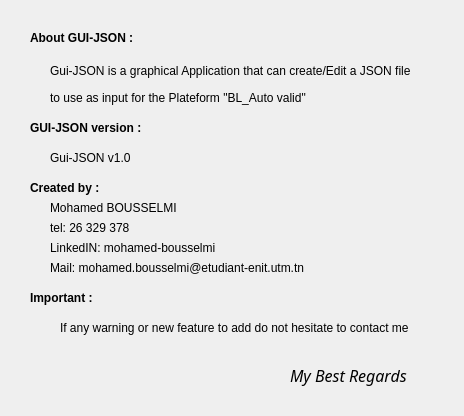
<?xml version="1.0" encoding="UTF-8"?>
<ui version="4.0">
 <class>About</class>
 <widget class="QDialog" name="About">
  <property name="geometry">
   <rect>
    <x>0</x>
    <y>0</y>
    <width>464</width>
    <height>416</height>
   </rect>
  </property>
  <property name="windowTitle">
   <string>Dialog</string>
  </property>
  <widget class="QLabel" name="label">
   <property name="geometry">
    <rect>
     <x>30</x>
     <y>30</y>
     <width>121</width>
     <height>16</height>
    </rect>
   </property>
   <property name="font">
    <font>
     <weight>75</weight>
     <bold>true</bold>
    </font>
   </property>
   <property name="text">
    <string>About GUI-JSON :</string>
   </property>
  </widget>
  <widget class="QLabel" name="label_2">
   <property name="geometry">
    <rect>
     <x>50</x>
     <y>60</y>
     <width>391</width>
     <height>21</height>
    </rect>
   </property>
   <property name="text">
    <string>Gui-JSON is a graphical Application that can create/Edit a JSON file </string>
   </property>
  </widget>
  <widget class="QLabel" name="label_3">
   <property name="geometry">
    <rect>
     <x>50</x>
     <y>90</y>
     <width>321</width>
     <height>16</height>
    </rect>
   </property>
   <property name="text">
    <string>to use as input for the Plateform &quot;BL_Auto valid&quot;</string>
   </property>
  </widget>
  <widget class="QLabel" name="label_4">
   <property name="geometry">
    <rect>
     <x>30</x>
     <y>120</y>
     <width>121</width>
     <height>16</height>
    </rect>
   </property>
   <property name="font">
    <font>
     <weight>75</weight>
     <bold>true</bold>
    </font>
   </property>
   <property name="text">
    <string>GUI-JSON version :</string>
   </property>
  </widget>
  <widget class="QLabel" name="label_5">
   <property name="geometry">
    <rect>
     <x>50</x>
     <y>150</y>
     <width>111</width>
     <height>16</height>
    </rect>
   </property>
   <property name="text">
    <string>Gui-JSON v1.0</string>
   </property>
  </widget>
  <widget class="QLabel" name="label_6">
   <property name="geometry">
    <rect>
     <x>30</x>
     <y>180</y>
     <width>121</width>
     <height>16</height>
    </rect>
   </property>
   <property name="font">
    <font>
     <weight>75</weight>
     <bold>true</bold>
    </font>
   </property>
   <property name="text">
    <string>Created by :</string>
   </property>
  </widget>
  <widget class="QLabel" name="label_7">
   <property name="geometry">
    <rect>
     <x>50</x>
     <y>200</y>
     <width>171</width>
     <height>16</height>
    </rect>
   </property>
   <property name="text">
    <string>Mohamed BOUSSELMI</string>
   </property>
  </widget>
  <widget class="QLabel" name="label_8">
   <property name="geometry">
    <rect>
     <x>50</x>
     <y>220</y>
     <width>151</width>
     <height>16</height>
    </rect>
   </property>
   <property name="text">
    <string>tel: 26 329 378</string>
   </property>
  </widget>
  <widget class="QLabel" name="label_9">
   <property name="geometry">
    <rect>
     <x>50</x>
     <y>240</y>
     <width>391</width>
     <height>16</height>
    </rect>
   </property>
   <property name="text">
    <string>&lt;html&gt;&lt;head/&gt;&lt;body&gt;&lt;p&gt;LinkedIN: mohamed-bousselmi&lt;/p&gt;&lt;/body&gt;&lt;/html&gt;</string>
   </property>
   <property name="openExternalLinks">
    <bool>true</bool>
   </property>
   <property name="textInteractionFlags">
    <set>Qt::LinksAccessibleByKeyboard</set>
   </property>
  </widget>
  <widget class="QLabel" name="label_10">
   <property name="geometry">
    <rect>
     <x>50</x>
     <y>260</y>
     <width>331</width>
     <height>16</height>
    </rect>
   </property>
   <property name="text">
    <string>Mail: mohamed.bousselmi@etudiant-enit.utm.tn</string>
   </property>
  </widget>
  <widget class="QLabel" name="label_11">
   <property name="geometry">
    <rect>
     <x>30</x>
     <y>290</y>
     <width>121</width>
     <height>16</height>
    </rect>
   </property>
   <property name="font">
    <font>
     <weight>75</weight>
     <bold>true</bold>
    </font>
   </property>
   <property name="text">
    <string>Important :</string>
   </property>
  </widget>
  <widget class="QLabel" name="label_12">
   <property name="geometry">
    <rect>
     <x>60</x>
     <y>320</y>
     <width>411</width>
     <height>16</height>
    </rect>
   </property>
   <property name="text">
    <string>If any warning or new feature to add do not hesitate to contact me</string>
   </property>
  </widget>
  <widget class="QLabel" name="label_13">
   <property name="geometry">
    <rect>
     <x>290</x>
     <y>360</y>
     <width>151</width>
     <height>31</height>
    </rect>
   </property>
   <property name="font">
    <font>
     <family>Monotype Corsiva</family>
     <pointsize>12</pointsize>
     <italic>true</italic>
    </font>
   </property>
   <property name="text">
    <string>My Best Regards</string>
   </property>
  </widget>
 </widget>
 <resources/>
 <connections/>
</ui>
